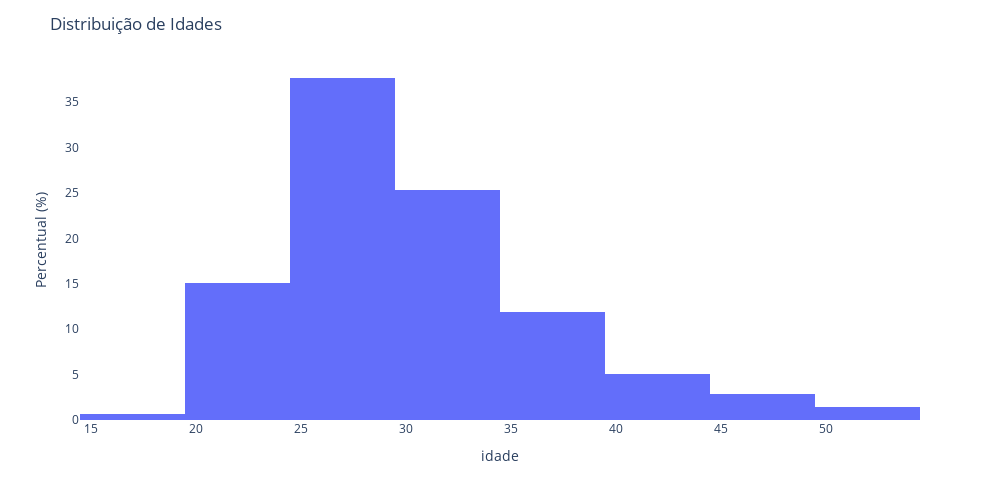

The notebook cell saved with this chart:
### Markdown cell above
## Distribuição da Idade

### Code cell
fig = px.histogram (df_empregados, x ='idade', nbins = 15, histnorm='percent')
fig.update_layout(width=1000, height=500, title_text = 'Distribuição de Idades',  plot_bgcolor='rgba(0,0,0,0)')
fig.update_yaxes(title="Percentual (%)")
fig.show()

### Figure 1 — Plotly figure (JSON) as saved in the notebook; plotly's stock layout.template omitted (floating-point values rounded to 4 significant figures; data arrays with more than 128 entries replaced by an {"elided": "..."} marker saying what was removed)
{"data": [{"alignmentgroup": "True", "bingroup": "x", "histnorm": "percent", "hovertemplate": "idade=%{x}<br>percent=%{y}<extra></extra>", "legendgroup": "", "marker": {"color": "#636efa", "pattern": {"shape": ""}}, "name": "", "nbinsx": 15, "offsetgroup": "", "orientation": "v", "showlegend": false, "type": "histogram", "x": {"elided": "2796 int values"}, "xaxis": "x", "yaxis": "y"}], "layout": {"barmode": "relative", "height": 500, "legend": {"tracegroupgap": 0}, "margin": {"t": 60}, "plot_bgcolor": "rgba(0,0,0,0)", "title": {"text": "Distribuição de Idades"}, "width": 1000, "xaxis": {"anchor": "y", "domain": [0, 1], "title": {"text": "idade"}}, "yaxis": {"anchor": "x", "domain": [0, 1], "title": {"text": "Percentual (%)"}}}}
